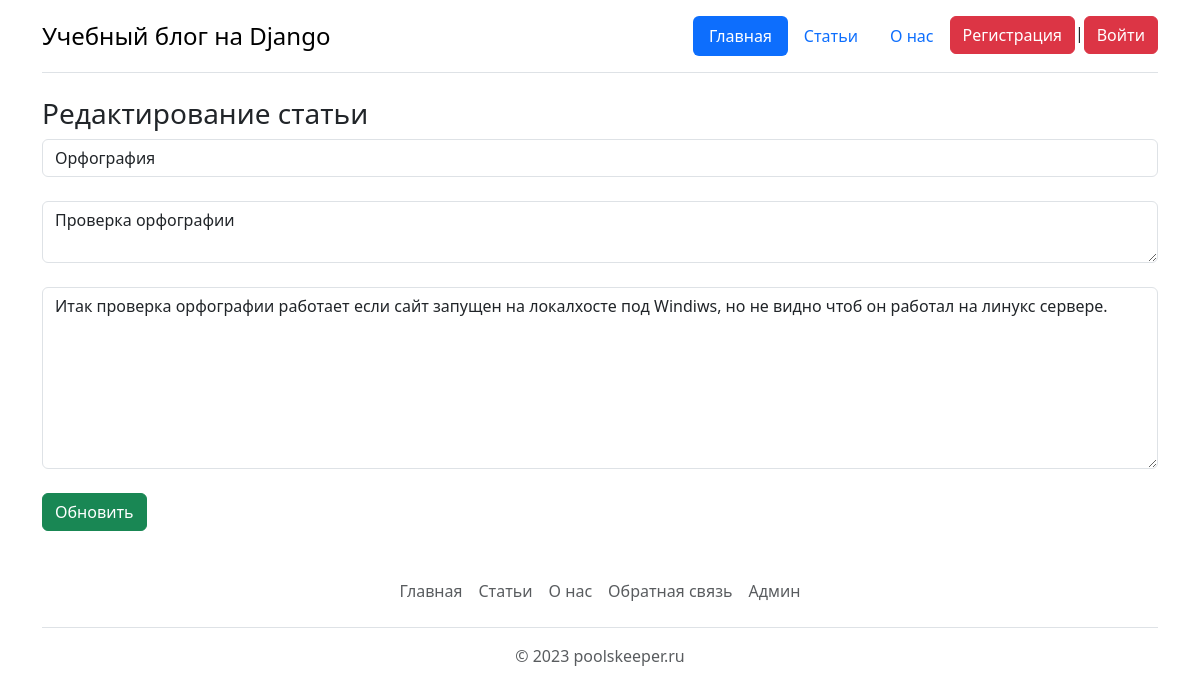
Page /update/49 on the committed database.
### main/models.py (models this page shows, shortened)
class Article(models.Model):
    id = models.AutoField('id', primary_key=True)
    title = models.CharField('Заголовок', max_length=100, null=False)
    intro = models.CharField('Анонс', max_length=300, null=False)
    text = models.TextField('Статья', null=False)
    slag = models.CharField('slug', max_length=100, null=False)
    date = models.DateTimeField('Время', default=timezone.now())
    author = models.ForeignKey(User, verbose_name='Автор статьи', on_delete=models.CASCADE)
    class Meta:
        verbose_name = 'Статья'
        verbose_name_plural = 'Статьи'

### main/views.py (the view, shortened to what this page needs)
# urls.py: path('update/<int:id>', views.update, name='update'),
def update(request, id):
    error = ''
    article = Article.objects.get(pk=id)
    form = ArticleForm(instance=article)
    context = {
        'form': form,
        'article': article,
        'error': error,
        'id': id,
    }
    return render(request, 'main/update.html', context)

### main/forms.py
class ArticleForm(ModelForm):
    class Meta:
        model = Article
        fields = ['title', 'intro', 'text']
        widgets = {
            'title': TextInput(attrs={
                'class': 'form-control',
                'placeholder': 'Введите название статьи',
                'spellcheck': 'True'
            }),
            'intro': Textarea(attrs={
                'class': 'form-control',
                'rows': '2',
                'placeholder': 'Введите анонс статьи',
                'spellcheck': 'True'
            }),
            'text': Textarea(attrs={
                'class': 'form-control',
                'rows': '7',
                'placeholder': 'Введите текст статьи',
                'spellcheck': 'True'
            }),
        }

### main/templates/main/update.html (shortened to what this page needs)
{% extends 'main/base.html' %}
{% block body %}
    <h3>Редактирование статьи </h3>
    <form action="" method="post">
        {{ form.title }}<br>
        {{ form.intro }}<br>
        {{ form.text }}<br>
        <input type="submit" class="btn btn-success" value="Обновить">
    </form>
{% endblock %}

### rows in the picture
Article: title "Орфография", intro "Проверка орфографии", text "Итак проверка орфографии работает если сайт запущен на локалхосте под Windiws, но не видно чтоб он работал на линукс сервере."
